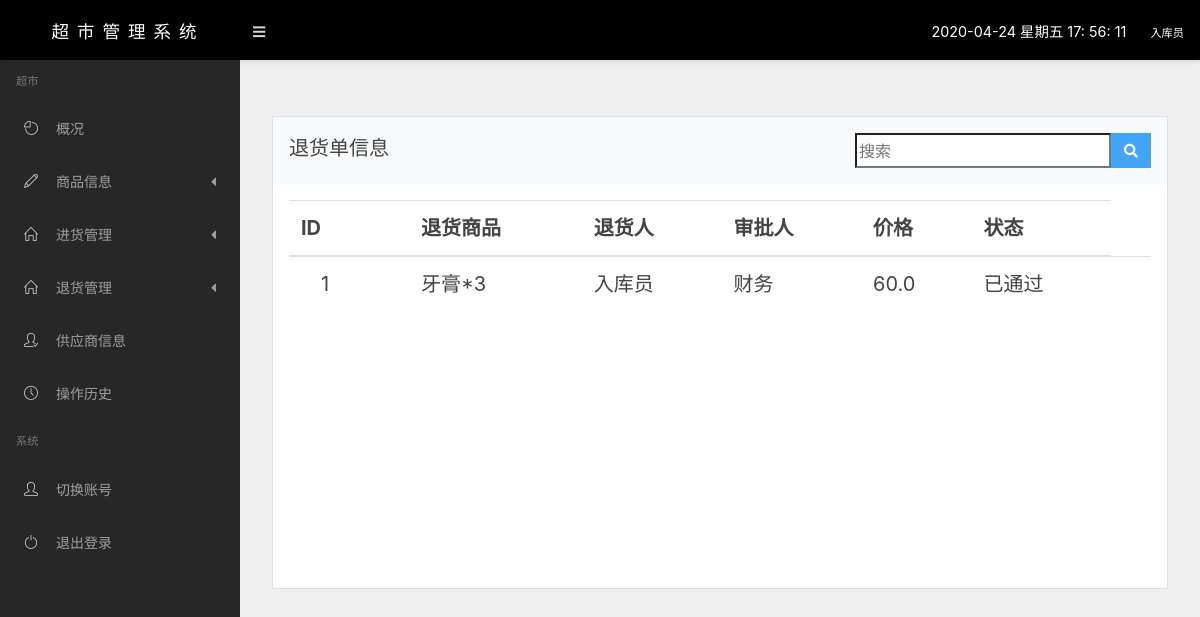
/return_page/ (signed in), run on the app's committed database.
### app/models.py (models this page shows, shortened)
class Users(models.Model):
    stateChoice = (
        ('T', '同意登陆'),
        ('F', '拒绝登陆'),
    )
    identityChoice = (
        ('0', "财务"),
        ('1', "入库员"),
        ('2', "收银员")
    )
    id = models.AutoField(primary_key=True, max_length=100, verbose_name="ID")
    username = models.CharField(max_length=50, unique=True, verbose_name="账户")
    password = models.CharField(max_length=16, verbose_name="密码")
    nickname = models.CharField(max_length=30, verbose_name="昵称")
    phone = models.CharField(max_length=11, verbose_name="联系电话")
    state = models.CharField(verbose_name="是否允许登陆", choices=stateChoice, max_length=1, default="T")
    identity = models.CharField(verbose_name="身份", choices=identityChoice, max_length=1, default="2")
    createTime = models.DateTimeField(auto_now=True, verbose_name="创建时间")
    class Meta:
        verbose_name = "员工管理"
        verbose_name_plural = "员工管理"

class Return_Record(models.Model):
    stateChoice = (
        ('1', '已通过审核'),
        ('2', '暂未审核'),
        ('3', '拒绝'),
    )
    id = models.AutoField(primary_key=True, max_length=100, verbose_name="ID")
    returner = models.ForeignKey(Users, on_delete=models.CASCADE, related_name="returner", verbose_name="退货人")
    Auditor = models.ForeignKey(Users, on_delete=models.CASCADE, verbose_name="审核人", null=True, blank=True)
    sum_price = models.FloatField(verbose_name="总价格")
    state = models.CharField(verbose_name="状态", choices=stateChoice, max_length=1, default="2")
    goods = models.CharField(max_length=200, verbose_name="退货商品")
    goods_id_num = models.CharField(max_length=200, verbose_name="退货商品和数量", default="")
    class Meta:
        verbose_name = "退货管理"
        verbose_name_plural = "退货管理"
        ordering = ["-id"]

### app/libs/identity_check.py (the view)
        def wra(req,*arg,**kwargs):
            identity = req.session.get('identity')
            if not identity:
                return redirect("/login/")
            if int(identity) not in group:
                return redirect("/login/")
            return func(req,*arg,**kwargs)

### app/libs/identity_check.py (called while the page is built)
def check(group):
    def decorator(func):
        def wra(req,*arg,**kwargs):
            identity = req.session.get('identity')
            if not identity:
                return redirect("/login/")
            if int(identity) not in group:
                return redirect("/login/")
            return func(req,*arg,**kwargs)
        return wra
    return decorator

### app/views.py (called while the page is built)
def get_user(request):
    id = request.session.get("id")
    user = Users.objects.get(id=int(id))
    return user

@check([0,1])
def return_page(request):
    user = get_user(request)
    returns = Return_Record.objects.all()
    if user.identity == "1":
        returns = returns.filter(returner=user)
    key = request.GET.get("Search")
    if key:
        returns = returns.filter(id=int(key))
    return render(request,'manage/return_page.html',{"returns":returns})

### templates/manage/return_page.html (shortened to what this page needs)
{% extends 'manage/base/base.html' %}
{% block content %}
    <div class="row mt-4">
        <div class="col-md-12">
                    <div class="card">
                        <div class="card-header bg-light">
                                退货单信息
         <div class="w3l_search float-right">
    			<form action="/goods/" method="get">
    				<input type="search" name="Search" style="Float:left;height:35px;font-size: 16px" placeholder="搜索" required="">
    				<button type="submit" class="btn btn-primary" style="Float:left;height:35px" aria-label="Left Align">
    					<i class="fa fa-search" aria-hidden="true"> </i>
    				</button>
    			</form>
		      </div>
                        </div>
                        <div class="card-body">
                            <div class="table-responsive">
                                <table class="table table-hover">
                                    <thead>
                                    <tr>
                                        <th>ID</th>
                                        <th>退货商品</th>
                                        <th>退货人</th>
                                        <th>审批人</th>
                                        <th>价格</th>
                                        <th>状态</th>
                                    </tr>
                                    </thead>
                                    <tbody style="height: 300px;overflow-y: auto">
                                    {% for g in returns %}
                                    <tr>
                                        <td>
                                            <span>{{ g.id }}</span>
                                        </td>
                                        <td>{{ g.goods }}</td>
                                        <td>{{ g.returner.nickname }}</td>
                                        <td>{% if g.state == "1" or g.state == "3" %} {{ g.Auditor.nickname }} {% else %} 待定 {% endif %} </td>
                                        <td class="text-nowrap">{{ g.sum_price }}</td>
                                        <td>{% if g.state == "1" %} 已通过 {% elif g.state == "3" %} 已拒绝 {% else %} 待定 {% endif %}</td>
                                        <td>
                                        </td>
                                    </tr>
                                    {% endfor %}
                                    </tbody>
                                </table>
                            </div>
                        </div>
                    </div>
                </div>
    </div>
{% endblock %}

### templates/manage/base/base.html (shortened to what this page needs)
<!doctype html>
<html lang="en">
<head>
    {% load staticfiles %}
    <link rel='stylesheet' href='/static/css/simple-line-icons.css'>
    <link rel='stylesheet' href='/static/css/fontawesome-all.min.css'>
    <link rel='stylesheet' href='/static/css/styles.css'>
    {% block css %}
        <link rel='stylesheet' href='/static/css/styles2.css'>
    {% endblock %}
</head>
<body class="sidebar-fixed header-fixed">
<div class="page-wrapper">
        <nav class="navbar page-header">
        <a class="navbar-brand" href="#">
            <span class="navbar-brand b_span">
                超市管理系统
            </span>
        </a>
        <a href="#" class="btn btn-link sidebar-toggle d-md-down-none">
            <i class="fa fa-bars"></i>
        </a>
            <ul class="navbar-nav ml-auto">
                <li class="nav-item d-md-down-none">
                    <span class="time" style="font-size: .900rem; color: #fff; margin-right: 20px"></span>
                </li>
                    <a class="nav-link" href="#">
                        <span class="small ml-1 d-md-down-none" style="color: #fff">{{ request.session.nickName }}</span>
                    </a>
            </ul>
        </nav>
    <div class="main-container">
        <div class="sidebar">
            <nav class="sidebar-nav">
                <ul class="nav">
                    <span class="nav-title">超市</span>
                    <li class="nav-item">
                        <a href="/goods/" class="nav-link">
                            <i class="icon icon-pie-chart"></i> 概况
                        </a>
                    </li>
                    <li class="nav-item nav-dropdown">
                        <a href="#" class="nav-link nav-dropdown-toggle">
                            <i class="icon icon-pencil"></i> 商品信息 <i class="fa fa-caret-left"></i>
                        </a>
                    </li>
                {% if request.session.identity == "1" or request.session.identity == "0" %}
                    <li class="nav-item nav-dropdown">
                        <a href="#" class="nav-link nav-dropdown-toggle">
                            <i class="icon icon-home"></i>
                            进货管理
                            <i class="fa fa-caret-left"></i>
                        </a>
                    </li>
                {% endif %}
                {% if request.session.identity == "1" or request.session.identity == "0" %}
                    <li class="nav-item nav-dropdown">
                        <a href="#" class="nav-link nav-dropdown-toggle">
                            <i class="icon icon-home"></i>
                            退货管理
                            <i class="fa fa-caret-left"></i>
                        </a>
                    </li>
                {% endif %}
                {% if request.session.identity == "1" or request.session.identity == "0" %}
                    <li class="nav-item">
                        <a href="/supplier/" class="nav-link">
                            <i class="icon icon-user-following"></i> 供应商信息
                        </a>
                    </li>
                {% endif %}
                    <li class="nav-item">
                        <a href="/history/" class="nav-link">
                            <i class="icon icon-clock"></i> 操作历史
                        </a>
                    </li>
                    <span class="nav-title">系统</span>
                    <li class="nav-item">
                        <a href="/login/" class="nav-link">
                            <i class="icon icon-user"></i>  切换账号
                        </a>
                    </li>
                    <li class="nav-item">
                        <a href="#" class="nav-link" onclick="window.location.href='/logout/'">
                            <i class="icon icon-power"></i> 退出登录
                        </a>
                    </li>
                </ul>
            </nav>
        </div>
        <div class="content">
            {% block content %}{% endblock %}
        </div>
    </div>
</div>
</body>
</html>

### app/static/css/styles2.css (style rules this page uses)
.b_span { text-align: center; color: #fff; font-family: 微软雅黑; letter-spacing: 8px; }
.content { font-size: 20px; float: left; margin-left: 20px; }
table { border-collapse:collapse; }
table td { border-top:solid 2px; border-color: RGB(230, 230, 230); border-collapse:inherit; }
table span { padding:0 20px; }
.content { position: relative; height: 100%; }

### data on the page
Users: session.nickName "入库员"
Return_Record: id "1", goods "牙膏*3", returner.nickname "入库员", Auditor.nickname "财务", sum_price "60.0", state "已通过"
